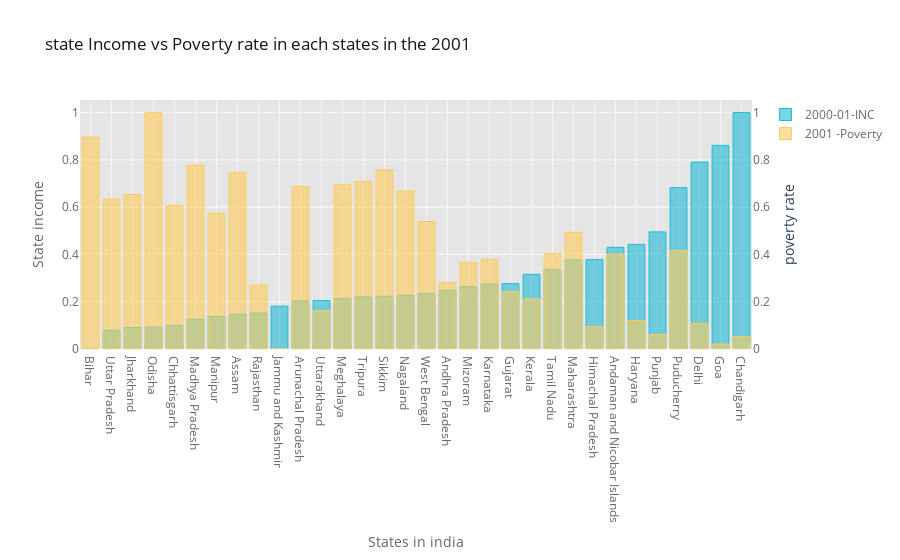

The notebook cell saved with this chart:
### Code cell
# data for plot
pov_income_rate_2001 = df1[['States_Union Territories','2001 -Poverty','2000-01-INC']]

# normalization
pov_income_rate_2001['2001 -Poverty'] = min_max(pov_income_rate_2001['2001 -Poverty'],pov_income_rate_2001['2001 -Poverty'])
pov_income_rate_2001['2000-01-INC'] = min_max(pov_income_rate_2001['2000-01-INC'],pov_income_rate_2001['2000-01-INC'])
        
# plotting state income vs poverty rate in 2001
pov_income_rate_2001.sort_values(by='2000-01-INC').iplot(kind='bar',x='States_Union Territories',y='2000-01-INC',secondary_y='2001 -Poverty',secondary_y_title='poverty rate',
                        colors=['#1ebbd7','#ffcc5c'],title='state Income vs Poverty rate in each states in the 2001',
                        yTitle='State income',xTitle ='States in india')

### Figure 1 — Plotly figure (JSON) as saved in the notebook; plotly's stock layout.template omitted (floating-point values rounded to 4 significant figures)
{"data": [{"marker": {"color": "rgba(30, 187, 215, 0.6)", "line": {"color": "rgba(30, 187, 215, 1.0)", "width": 1}}, "name": "2000-01-INC", "orientation": "v", "text": "", "type": "bar", "x": ["Bihar", "Uttar Pradesh", "Jharkhand", "Odisha", "Chhattisgarh", "Madhya Pradesh", "Manipur", "Assam", "Rajasthan", "Jammu and Kashmir", "Arunachal Pradesh", "Uttarakhand", "Meghalaya", "Tripura", "Sikkim", "Nagaland", "West Bengal", "Andhra Pradesh", "Mizoram", "Karnataka", "Gujarat", "Kerala", "Tamil Nadu", "Maharashtra", "Himachal Pradesh", "Andaman and Nicobar Islands", "Haryana", "Punjab", "Puducherry", "Delhi", "Goa", "Chandigarh"], "y": [0, 0.07872, 0.09064, 0.09314, 0.09985, 0.1256, 0.1373, 0.1473, 0.1523, 0.1811, 0.204, 0.2046, 0.2132, 0.2207, 0.2229, 0.2269, 0.2345, 0.2486, 0.2632, 0.2751, 0.2762, 0.3155, 0.3358, 0.3774, 0.3778, 0.4297, 0.4421, 0.4951, 0.6822, 0.7903, 0.8608, 1]}, {"marker": {"color": "rgba(255, 204, 92, 0.6)", "line": {"color": "rgba(255, 204, 92, 1.0)", "width": 1}}, "name": "2001 -Poverty", "orientation": "v", "text": "", "type": "bar", "x": ["Bihar", "Uttar Pradesh", "Jharkhand", "Odisha", "Chhattisgarh", "Madhya Pradesh", "Manipur", "Assam", "Rajasthan", "Jammu and Kashmir", "Arunachal Pradesh", "Uttarakhand", "Meghalaya", "Tripura", "Sikkim", "Nagaland", "West Bengal", "Andhra Pradesh", "Mizoram", "Karnataka", "Gujarat", "Kerala", "Tamil Nadu", "Maharashtra", "Himachal Pradesh", "Andaman and Nicobar Islands", "Haryana", "Punjab", "Puducherry", "Delhi", "Goa", "Chandigarh"], "xaxis": "x", "y": [0.8958, 0.6336, 0.6531, 1, 0.6073, 0.7774, 0.5738, 0.7467, 0.2702, 0, 0.6867, 0.1621, 0.6959, 0.709, 0.7573, 0.6684, 0.539, 0.2814, 0.3662, 0.3792, 0.2425, 0.2116, 0.4039, 0.4932, 0.09503, 0.401, 0.1204, 0.06137, 0.4165, 0.1088, 0.02107, 0.05198], "yaxis": "y2"}], "layout": {"legend": {"bgcolor": "#FFFFFF", "font": {"color": "#666666"}}, "paper_bgcolor": "#FFFFFF", "plot_bgcolor": "#E5E5E5", "title": {"font": {"color": "#151516"}, "text": "state Income vs Poverty rate in each states in the 2001"}, "xaxis": {"gridcolor": "#F6F6F6", "showgrid": true, "tickfont": {"color": "#666666"}, "title": {"font": {"color": "#666666"}, "text": "States in india"}, "zerolinecolor": "#F6F6F6"}, "yaxis": {"gridcolor": "#F6F6F6", "showgrid": true, "tickfont": {"color": "#666666"}, "title": {"font": {"color": "#666666"}, "text": "State income"}, "zerolinecolor": "#F6F6F6"}, "yaxis2": {"anchor": "x", "gridcolor": "#F6F6F6", "overlaying": "y", "showgrid": true, "side": "right", "tickfont": {"color": "#666666"}, "title": {"text": "poverty rate"}, "zerolinecolor": "#F6F6F6"}}}
